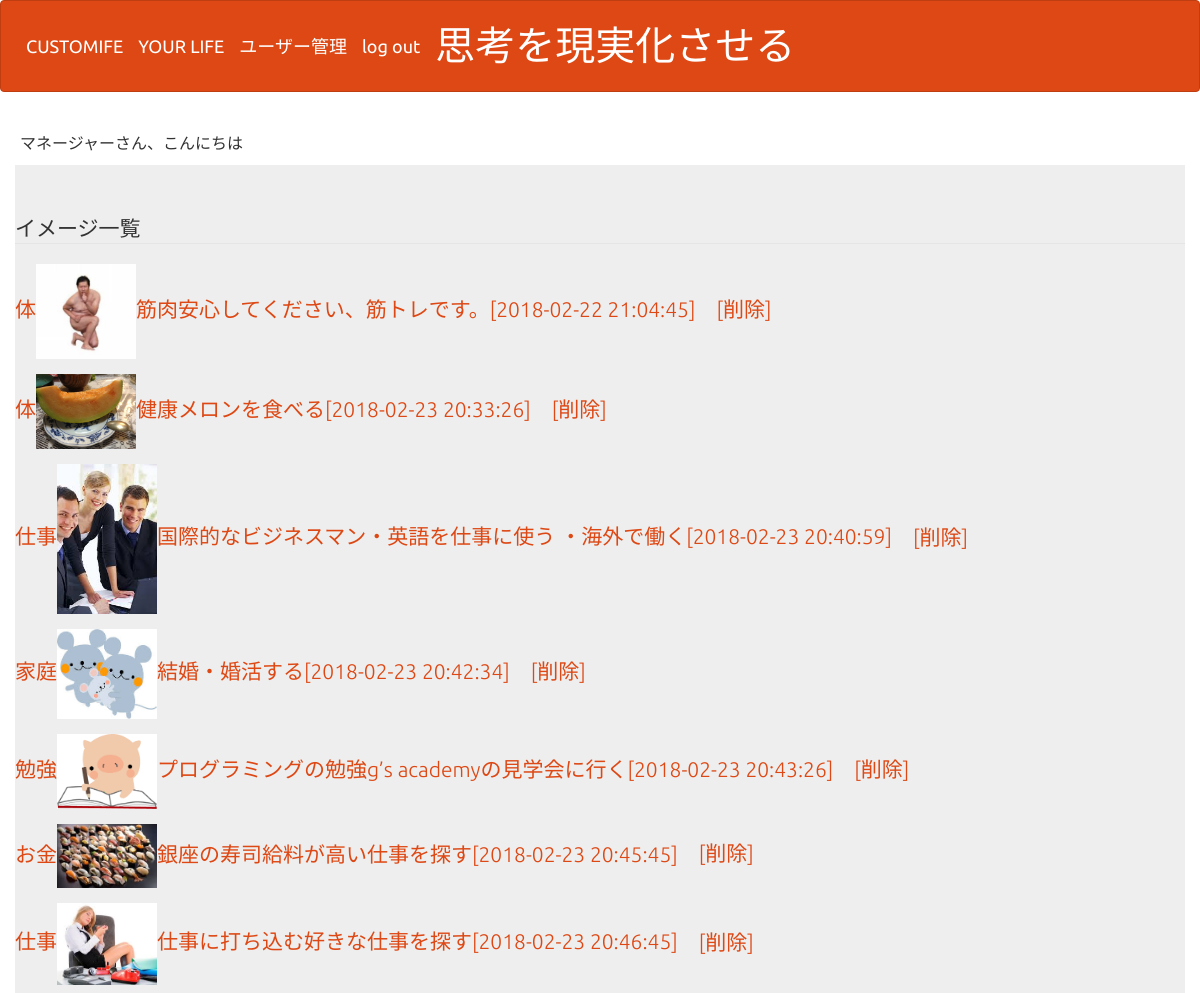
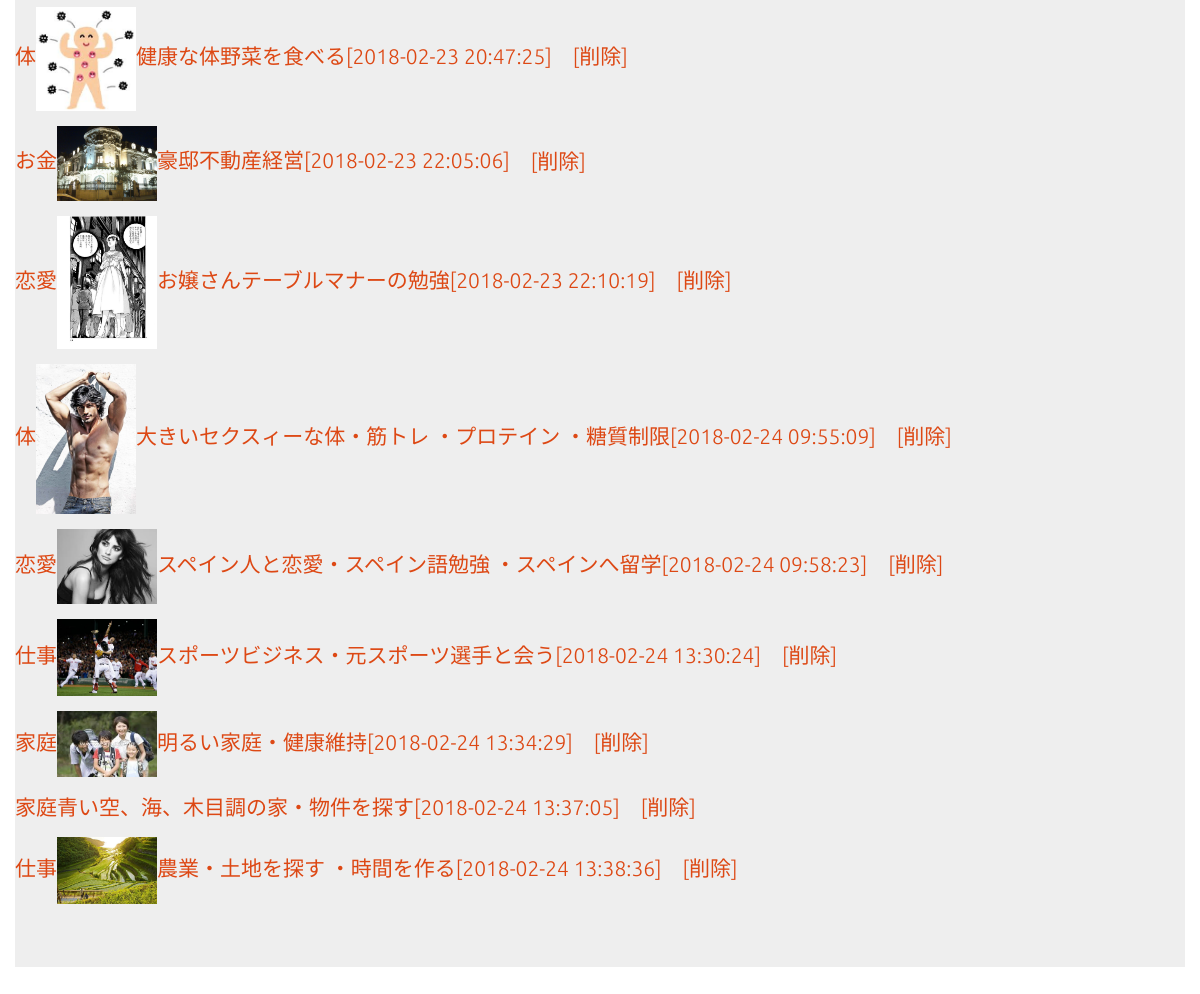
The page /selectのコピー.php (signed in) on the database its author committed (2 pictures, top to bottom).
### tables this page shows
CREATE TABLE IF NOT EXISTS `gs_an_table` (
`id` int(12) NOT NULL,
  `name` varchar(64) NOT NULL,
  `email` varchar(128) NOT NULL,
  `naiyou` text NOT NULL,
  `indate` datetime NOT NULL,
  `upfile` varchar(128) DEFAULT NULL,
  `important` int(64) DEFAULT NULL
);

### functions.php (called while the page is built, shortened)
<?php
function h($str){
  return htmlspecialchars($str, ENT_QUOTES, "UTF-8");
}
?>

### selectのコピー.php (the view, shortened to what this page needs)
<?php
include("functions.php");
include("menu.php");
$pdo = db_con();
$stmt = $pdo->prepare("SELECT * FROM gs_an_table");
$status = $stmt->execute();
$view="";
if($status==false){
  queryError($stmt);
}else{
  while( $result = $stmt->fetch(PDO::FETCH_ASSOC)){
    $view .= '<p>';
    $view .= '<a href="detail.php?id='.$result["id"].'">';
    $view .= h($result["name"]);
    $view .= '<img src="'.$result["upfile"].'"width="100">';
    $view .= h($result["email"]);
    $view .= h($result["naiyou"]);
    $view .= "[".h($result["indate"])."]";
    $view .= '</a>　';
    $view .= '<a href="delete.php?id='.$result["id"].'">';
    $view .= '[削除]';
    $view .= '</a>';
    $view .= '</p>';
  }
}
?>
<!DOCTYPE html>
<html lang="ja">
<head>
<link rel="stylesheet" href="css/range.css">
<link href="css/bootstrap.min.css" rel="stylesheet">
</head>
<body id="main">
<div>
    <div><?=$_SESSION["name"]?>さん、こんにちは</div>
    <div class="container jumbotron"><legend>イメージ一覧</legend><?=$view?></div>
  </div>
</body>
</html>

### menu.php (style rules this page uses)
div { padding: 40px;font-size:20px; }

### selectのコピー.php (style rules this page uses)
div { padding: 10px;font-size:16px; }

### rows shown on the page
gs_an_table: value "体 筋肉安心してください、筋トレです。[2018-02-22 21:04:45] [削除]", upfile (picture)
gs_an_table: value "体 健康メロンを食べる[2018-02-23 20:33:26] [削除]", upfile (picture)
gs_an_table: value "仕事 国際的なビジネスマン・英語を仕事に使う ・海外で働く[2018-02-23 20:40:59] [削除]", upfile (picture)
gs_an_table: value "家庭 結婚・婚活する[2018-02-23 20:42:34] [削除]", upfile (picture)
gs_an_table: value "勉強 プログラミングの勉強g’s academyの見学会に行く[2018-02-23 20:43:26] [削除]", upfile (picture)
gs_an_table: value "お金 銀座の寿司給料が高い仕事を探す[2018-02-23 20:45:45] [削除]", upfile (picture)
gs_an_table: value "仕事 仕事に打ち込む好きな仕事を探す[2018-02-23 20:46:45] [削除]", upfile (picture)
gs_an_table: value "体 健康な体野菜を食べる[2018-02-23 20:47:25] [削除]", upfile (picture)
gs_an_table: value "お金 豪邸不動産経営[2018-02-23 22:05:06] [削除]", upfile (picture)
gs_an_table: value "恋愛 お嬢さんテーブルマナーの勉強[2018-02-23 22:10:19] [削除]", upfile (picture)
gs_an_table: value "体 大きいセクスィーな体・筋トレ ・プロテイン ・糖質制限[2018-02-24 09:55:09] [削除]", upfile (picture)
gs_an_table: value "恋愛 スペイン人と恋愛・スペイン語勉強 ・スペインへ留学[2018-02-24 09:58:23] [削除]", upfile (picture)
gs_an_table: value "仕事 スポーツビジネス・元スポーツ選手と会う[2018-02-24 13:30:24] [削除]", upfile (picture)
gs_an_table: value "家庭 明るい家庭・健康維持[2018-02-24 13:34:29] [削除]", upfile (picture)
gs_an_table: value "家庭 青い空、海、木目調の家・物件を探す[2018-02-24 13:37:05] [削除]"
gs_an_table: value "仕事 農業・土地を探す ・時間を作る[2018-02-24 13:38:36] [削除]", upfile (picture)

### other values the page prints
$_SESSION["name"] "マネージャー"
